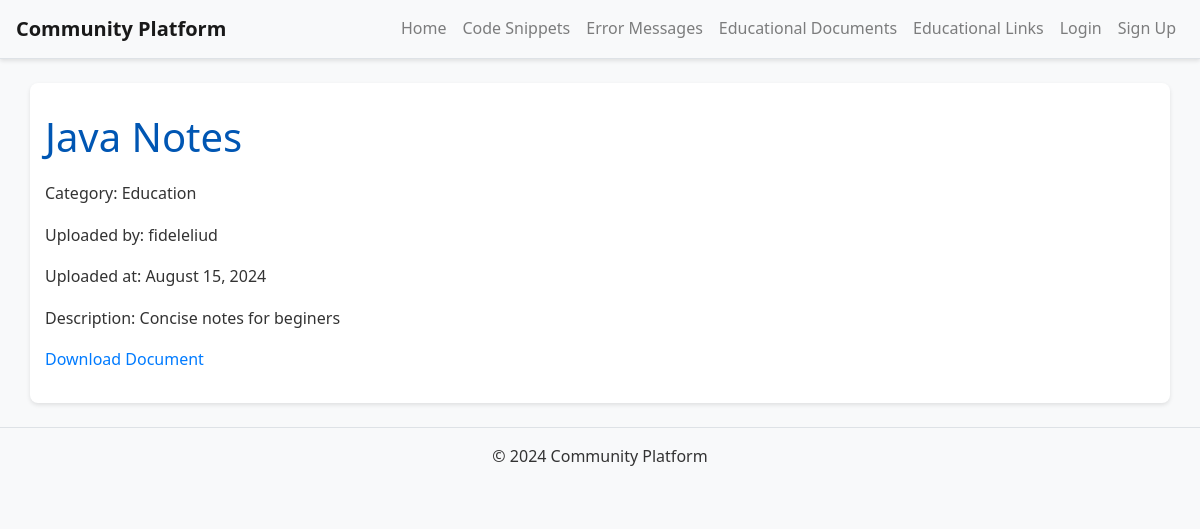
Screenshot of /documents/1/ with the database file from the repository.
### documents/models.py (models this page shows, shortened)
class Document(models.Model):
    user = models.ForeignKey(settings.AUTH_USER_MODEL, on_delete=models.CASCADE)
    title = models.CharField(max_length=200)
    description = models.TextField()
    file = models.FileField(upload_to='documents/')
    category = models.CharField(max_length=50)
    created_at = models.DateTimeField(auto_now_add=True)
    updated_at = models.DateTimeField(auto_now=True)

### users/models.py (models this page shows, shortened)
class CustomUser(AbstractUser):
    bio = models.TextField(blank=True)
    profile_picture = models.ImageField(upload_to='profile_pics/', blank=True, null=True)

### documents/views.py (the view)
# urls.py: path('<int:pk>/', views.document_detail, name='document_detail'),
def document_detail(request, pk):
    document = get_object_or_404(Document, pk=pk)
    return render(request, 'documents/document_detail.html', {'document': document})

### templates/documents/document_detail.html (shortened to what this page needs)
{% extends 'base.html' %}
{% block content %}
<h1>{{ document.title }}</h1>
<p>Category: {{ document.category }}</p>
<p>Uploaded by: {{ document.user.username }}</p>
<p>Uploaded at: {{ document.created_at|date:"F d, Y" }}</p>
<p>Description: {{ document.description }}</p>
<a href="{{ document.file.url }}" target="_blank">Download Document</a>
{% endblock %}

### static/css/custom.css (style rules this page uses)
body { font-family: 'Segoe UI', Tahoma, Geneva, Verdana, sans-serif; color: #333; background-color: #f8f9fa; margin: 0; padding: 0; line-height: 1.6; }
h1, h2 { color: #0056b3; margin-bottom: 20px; }
a { color: #007bff; text-decoration: none; transition: color 0.3s ease; }

### rows the page displays
Document: title "Java Notes", category "Education", user.username "fideleliud", created_at "August 15, 2024", description "Concise notes for beginers"
